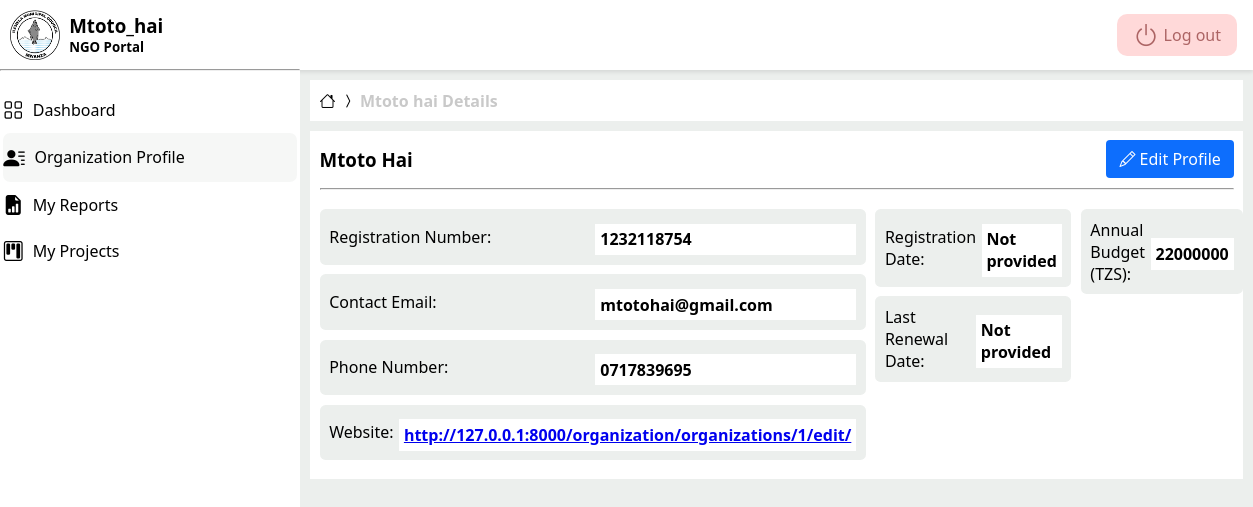
The page /organizations/2/ (signed in) on the database its author committed.
### user_account/models.py (models this page shows, shortened)
class OrganizationProfile(models.Model):
  user = models.OneToOneField(settings.AUTH_USER_MODEL, on_delete=models.CASCADE)
  photo = models.ImageField(upload_to='users/%Y/%m/%d/', blank=True)
  registration_number = models.CharField(max_length=20, unique=True)
  phone_number = models.CharField(max_length=15)
  registration_certificate = models.FileField(upload_to='ngo_docs/%Y/%m/%d/', blank=True)
  is_verified = models.BooleanField(default=False)
  website = models.URLField(blank=True)
  annual_budget = models.DecimalField(max_digits=14, decimal_places=2, null=True,blank=True)
  registration_date = models.DateField(null=True, blank=True )
  date_established = models.DateField(null=True, blank=True)

### organization/views.py (the view)
# urls.py: path('organizations/<int:id>/', views.organization_detail, name='organization_detail'),
def organization_detail(request, id):
  organization = get_object_or_404(
    OrganizationProfile.objects.select_related('user'),
    pk=id
  )
  context = {
    'organization': organization,
    'section' : 'organization',
  }
  return render(request, 'organization/details.html', context)

### organization/templates/organization/details.html (shortened to what this page needs)
{% extends 'user_account/base.html' %}
{% block content %}
<section class="organization-details">
  <div class="breadcrumb">
    <a href="{% url 'user_account:dashboard' %}" class="bread-item">
      <i class="bi bi-house"></i>
    </a>
    <i class="bi bi-chevron-compact-right"></i>
    <a href="admin-dashboard.html" class="bread-item active-link">
      <b>{{ organization.user.first_name }} Details</b>
    </a>
  </div>
  <div class="organization-detail">
    <div class="top">
      <h1>{{ organization.user.first_name }}</h1>
      {% if user == organization.user or user.is_staff %}
        <div class="edit-link">
          <a href="{% url 'organization:organization_edit' organization.id %}" class="btn btn-brand">
            <i class="bi bi-pencil"></i> Edit Profile
          </a>
        </div>
      {% endif %}
    </div>
    <hr>
    <div class="organization-info">
      <div class="basic-info">
          <dl>
            <div class="detail-item">
              <dt>Registration Number:</dt>
              <dd>{{ organization.registration_number }}</dd>
            </div>
            <div class="detail-item">
              <dt>Contact Email:</dt>
              <dd>{{ organization.user.email }}</dd>
            </div>
            <div class="detail-item">
              <dt>Phone Number:</dt>
              <dd>{{ organization.phone_number }}</dd>
            </div>
            <div class="detail-item">
              <dt>Website:</dt>
              <dd>
                  {% if organization.website %}
                  <a href="{{ organization.website }}" target="_blank">{{ organization.website }}</a>
                  {% else %}
                  Not provided
                  {% endif %}
              </dd>
            </div>
          </dl>
      </div>
      <div class="compliance-info">
          <dl>
            <div class="detail-item">
              <dt>Registration Date:</dt>
              <dd>{{ organization.registration_date|default:"Not provided" }}</dd>
            </div>
            <div class="detail-item">
              <dt>Last Renewal Date:</dt>
              <dd>{{ organization.last_renewal_date|default:"Not provided" }}</dd>
            </div>
          </dl>
      </div>
      <div class="operations-info">
            <div class="detail-item">
              <dt>Annual Budget (TZS):</dt>
              <dd>
                  {% if organization.annual_budget %}
                  {{ organization.annual_budget|floatformat:"0" }}
                  {% else %}
                  Not disclosed
                  {% endif %}
              </dd>
            </div>
      </div>
    </div>
  </div>
</section>
{% endblock %}

### user_account/templates/user_account/base.html (shortened to what this page needs)
{% load static %}
<!DOCTYPE html>
<html lang="en">
<head>
  <link rel="stylesheet" href="{% static 'style/style.css' %}">
  <link rel="stylesheet" href="https://cdnjs.cloudflare.com/ajax/libs/bootstrap-icons/1.11.1/font/bootstrap-icons.min.css">
</head>
<body>
  {% if user.is_authenticated %}
  <header>
    <a href="{% url 'user_account:logout' %}" class="logout">
      <i class="bi bi-power"></i>
      <p>Log out</p>
    </a>
  </header>
  <main>
    <aside>
      <div class="sidenav">
        <div class="profile">
          <div class="prof-img">
            <img src="{% static 'images/ILEMELA 1.png' %}" alt="profile-img">
          </div>
          <div>
            <h3>{{ request.user.username }}</h3>
            {% if user.is_staff %}
            <h5>Admin(Municipal) Portal</h5>
            {% else %}
            <h5>NGO Portal</h5>
            {% endif %}
          </div>
        </div>
      </div>
      <hr>
      <ul class="sidenav-links">
        <li {% if section == 'dashboard' %} class="active-link" {% endif %}>
          <a href="{% url 'user_account:dashboard' %}" class="sidenav-link">
            <i class="bi bi-grid"></i>
            <p>Dashboard</p>
          </a>
        </li>
        {% if user.is_staff %}
        <li {% if section == 'organization' %} class="active-link" {% endif %}>
          <a href="{% url 'organization:organization_list' %}"  class="sidenav-link">
            <i class="bi bi-globe"></i>
            <p>Organizations List</p>
          </a>
        </li>
        {% else %}
        <li {% if section == 'organization' %} class="active-link" {% endif %}>
          <a href="{% url 'organization:organization_detail' id=request.user.organizationprofile.id %}"  class="sidenav-link">
            <i class="bi bi-person-lines-fill"></i>
            <p>Organization Profile</p>
          </a>
        </li>
        {% endif %}
        {% if user.is_staff %}
        <li {% if section == 'report' %} class="active-link" {% endif %}>
          <a href="{% url 'reports:report_list' %}"  class="sidenav-link">
            <i class="bi bi-file-earmark-arrow-up-fill"></i>
            <p>Reports</p>
          </a>
        </li>
        {% else %}
        <li {% if section == 'report' %} class="active-link" {% endif %}>
          <a href="{% url 'reports:report_list' %}" class="sidenav-link">
            <i class="bi bi-file-earmark-bar-graph-fill"></i>
            <p>My Reports</p>
          </a>
        </li>
        {% endif %}
        {% if user.is_staff %}
        <li {% if section == 'project' %} class="active-link" {% endif %}>
          <a href="{% url 'project:project_list' %}" class="sidenav-link">
            <i class="bi bi-kanban"></i>
            <p>Projects</p>
          </a>
        </li>
        {% else %}
        <li {% if section == 'project' %} class="active-link" {% endif %}>
          <a href="{% url 'project:project_list' %}" class="sidenav-link">
            <i class="bi bi-kanban"></i>
            <p>My Projects</p>
          </a>
        </li>
        {% endif %}
      </ul>
    </aside>
    <section class="main-content">
      {% block content %} {% endblock %}
    </section>
  </main>
  {% endif %}
</body>
</html>

### user_account/static/style/root.css (style rules this page uses)
ul li { list-style: none; }
:root { --primary-font: 'Segoe UI', sans-serif; --gray: #ecefed; --white: white; --black: black; --bs-blue: #0d6efd; --bs-indigo: #6610f2; --bs-purple: #6f42c1; --bs-pink: #d63384; --bs-red: #dc3545; --bs-orange: #fd7e14; --bs-yellow: #ffc107; --bs-green: #198754; --bs-teal: #20c997; --bs-cyan: #0dcaf0; --radius: .625rem; --shadow1: 0 2px 4px rgba(0, 0, 0, 0.1); }
body { background-color: var(--gray); font-family: var(--primary-font); }
img { display: block; width: 100%; }

### user_account/static/style/components.css (style rules this page uses)
.btn { display: inline-block; font-weight: 400; line-height: 1.5; color: #212529; text-align: center; text-decoration: none; vertical-align: middle; cursor: pointer; -webkit-user-select: none; -moz-user-select: none; user-select: none; background-color: transparent; border: 1px solid transparent; padding: 0.375rem 0.75rem; font-size: 1rem; border-radius: 0.25rem; font-family: var(--primary-font); }
.btn-brand { background-color: var(--bs-blue); color: var(--white); font-weight: 500; }

### user_account/templates/user_account/base.html (style rules this page uses)
.breadcrumb { background-color: var(--white); padding: .6rem; }
.breadcrumb a { text-decoration: none; color: var(--black); }
.breadcrumb .active-link { color: rgb(201, 201, 201); }
header { position: fixed; top: 0; left: 0; right: 0; display: flex; align-items: center; justify-content: space-between; padding: .3rem 1rem; background-color: var(--white); box-shadow: var(--shadow1); }
header .logout { display: flex; align-items: center; gap: .3rem; background-color: rgba(255, 0, 0, 0.15); color: rgba(102, 0, 0, 0.541); padding: .2rem 1rem; border-radius: var(--radius); margin: .6rem 0; text-decoration: none; }
header .logout i { display: block; font-size: 1.6rem; }
aside { position: fixed; top: 0; left: 0; background-color: var(--white); width: 300px; min-height: 100%; }
aside .profile { display: flex; align-items: center; margin: .6rem; gap: .6rem; }
aside .profile .prof-img { width: 50px; height: 50px; overflow: hidden; object-fit: contain; }
aside .sidenav-links { margin: 1rem .2rem; }
aside .sidenav-link { text-decoration: none; display: flex; align-items: center; gap: .6rem; color: black; padding: .6rem 0; }
aside .sidenav-link i { font-size: 1.25rem; }
aside .active-link { font-weight: 500; background-color: #ecefed79; border-radius: .45rem; }
aside .active-link i { font-size: 1.35rem; }
.main-content { margin: 5rem .6rem 0 310px; }

### organization/templates/organization/details.html (style rules this page uses)
.organization-detail, .edit-form { background-color: var(--white); margin: .6rem 0; padding: .6rem; }
.organization-detail .top { display: flex; align-items: center; justify-content: space-between; }
.organization-detail hr { margin: .6rem 0; }
.organization-detail h1 { text-transform: capitalize; }
.organization-detail .organization-info { display: grid; grid-template-columns: repeat(3, 1fr); gap: .6rem; }
.organization-detail .detail-item { display: grid; grid-template-columns: repeat(2, 1fr); align-items: center; gap: .35rem; background-color: var(--gray); margin: .6rem 0; padding: .6rem; border-radius: .35rem; }
.organization-detail .detail-item dd { background-color: var(--white); padding: .3rem; margin-top: .3rem; font-weight: 600; }

### rows shown on the page
OrganizationProfile: user.first_name "Mtoto hai", user.first_name "Mtoto Hai", registration_number "1232118754", user.email "mtotohai@gmail.com", phone_number "0717839695", website "http://127.0.0.1:8000/organization/organizations/1/edit/", registration_date "Not provided", annual_budget "22000000"

### other values the page prints
{{ request.user.username }} "Mtoto_hai"
{{ organization.last_renewal_date|default:"Not provided" }} "Not provided"
